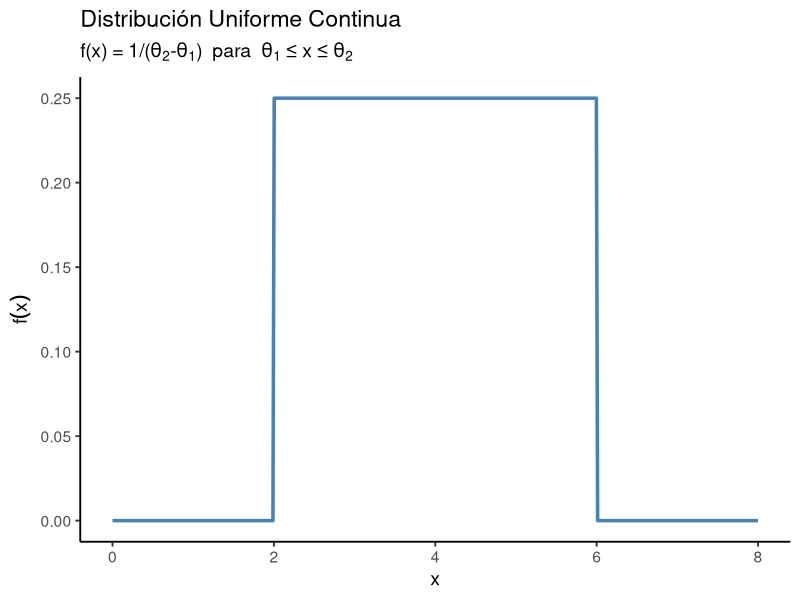
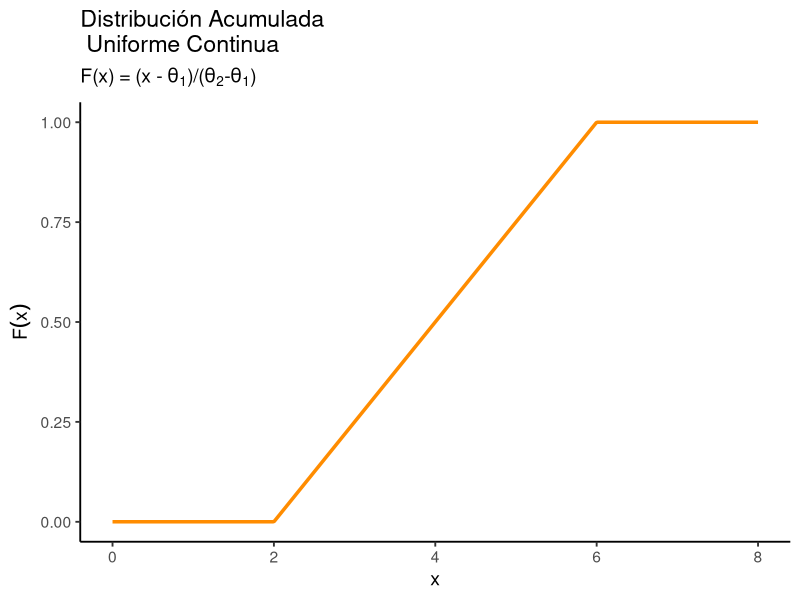
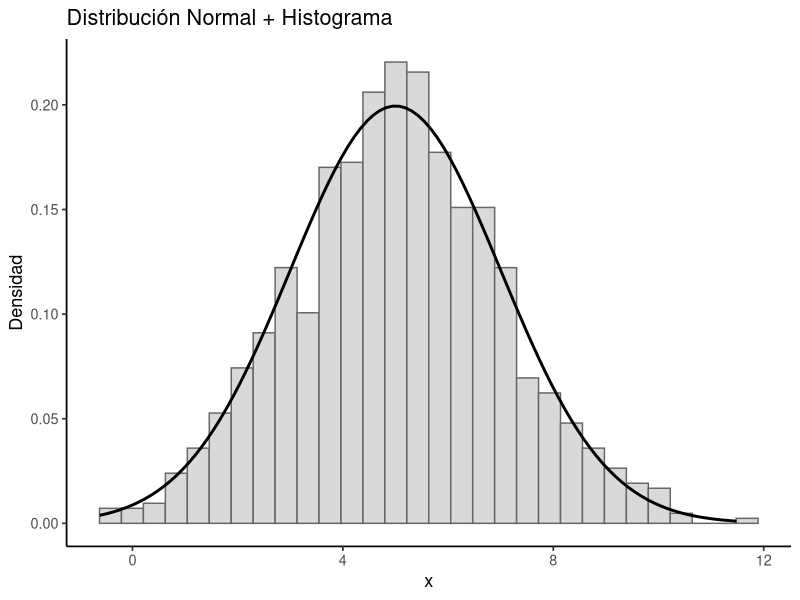
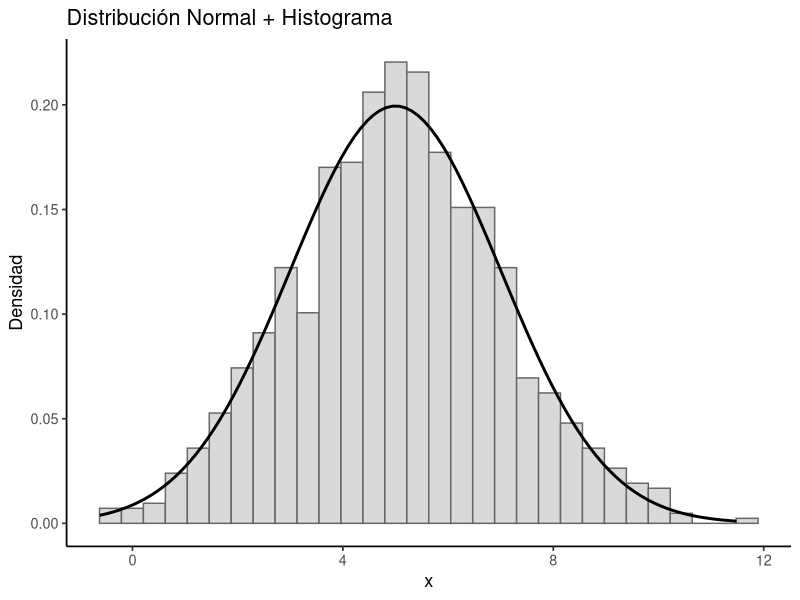

Recreate these plots in R, in order.
## ---- chunk 1
library(ggplot2)

# Parámetros
theta1 <- 2
theta2 <- 6

# Dominio extendido para mostrar zonas de densidad 0
x <- seq(theta1 - 2, theta2 + 2, length.out = 500)

# Densidad
f <- ifelse(x >= theta1 & x <= theta2, 1 / (theta2 - theta1), 0)
df <- data.frame(x, f)

ggplot(df, aes(x, f)) +
  geom_line(linewidth = 1.2, color = "steelblue") +
  labs(
    title = "Distribución Uniforme Continua",
    subtitle = expression(paste("f(x) = 1/(", theta[2], "-", theta[1], ")  para  ", theta[1], " ≤ x ≤ ", theta[2])),
    x = "x",
    y = expression(f(x))
  ) +
  theme_classic(base_size = 14)

## ---- chunk 2
# Función acumulada
Fx <- ifelse(x < theta1, 0,
             ifelse(x <= theta2, (x - theta1) / (theta2 - theta1), 1))
df2 <- data.frame(x, Fx)

ggplot(df2, aes(x, Fx)) +
  geom_line(linewidth = 1.2, color = "darkorange") +
  labs(
    title = "Distribución Acumulada \n Uniforme Continua",
    subtitle = expression(paste("F(x) = (x - ", theta[1], ")/(", theta[2], "-", theta[1], ")")),
    x = "x",
    y = expression(F(x))
  ) +
  theme_classic(base_size = 14)

## ---- chunk 3
punif(0.01, -0.05, 0.05) - punif(-0.01, -0.05, 0.05)
## ---- chunk 4
#| code-fold: false
#| fig-align: "center"
#| fig-width: 6
#| fig-height: 4
library(ggplot2)

set.seed(123)
# Datos simulados
mu    <- 5
sigma <- 2
n     <- 1000
x     <- rnorm(n, mean = mu, sd = sigma)
df    <- data.frame(x)

#Histograma + densidad 
ggplot(df, aes(x)) +
  geom_histogram(aes(y = ..density..), bins = 30, fill = "grey85", color = "grey40") +
  stat_function(fun = dnorm, args = list(mean = mu, sd = sigma), linewidth = 1) +
  labs(
    title = "Distribución Normal + Histograma",
    x = "x", y = "Densidad"
  ) +
  theme_classic(base_size = 13)
## ---- chunk 5
mean(x)
var(x)
## ---- chunk 6
#| fig-show: "hide"
#| code-block-font-size: 0.7em
library(ggplot2)

set.seed(123)
# Datos simulados
mu    <- 5
sigma <- 2
n     <- 1000
x     <- rnorm(n, mean = mu, sd = sigma)
df    <- data.frame(x)

#Histograma + densidad 
ggplot(df, aes(x)) +
  geom_histogram(aes(y = ..density..), bins = 30, fill = "grey85", color = "grey40") +
  stat_function(fun = dnorm, args = list(mean = mu, sd = sigma), linewidth = 1) +
  labs(
    title = "Distribución Normal + Histograma",
    x = "x", y = "Densidad"
  ) +
  theme_classic(base_size = 13)


## ---- chunk 7
pnorm(4, 0, sqrt(3)) - pnorm(2, 0, sqrt(3))
## ---- chunk 8
qnorm(0.05, 0, sqrt(3))
## ---- chunk 9
1 - pnorm(2, 0, 1)
## ---- chunk 10
pnorm(2, 0, 1, lower.tail = FALSE)
## ---- chunk 11
pnorm(2,0,1)-pnorm(-2,0,1)
## ---- chunk 12
1- 2*pnorm(2, 0, 1, lower.tail = FALSE)
## ---- chunk 13
pnorm(1.73,0,1)-pnorm(0,0,1)
## ---- chunk 14
qnorm(0.5, 0, 1)
## ---- chunk 15
qnorm(0.8643, 0, 1)
## ---- chunk 16
qnorm(1.90/2, 0, 1)
